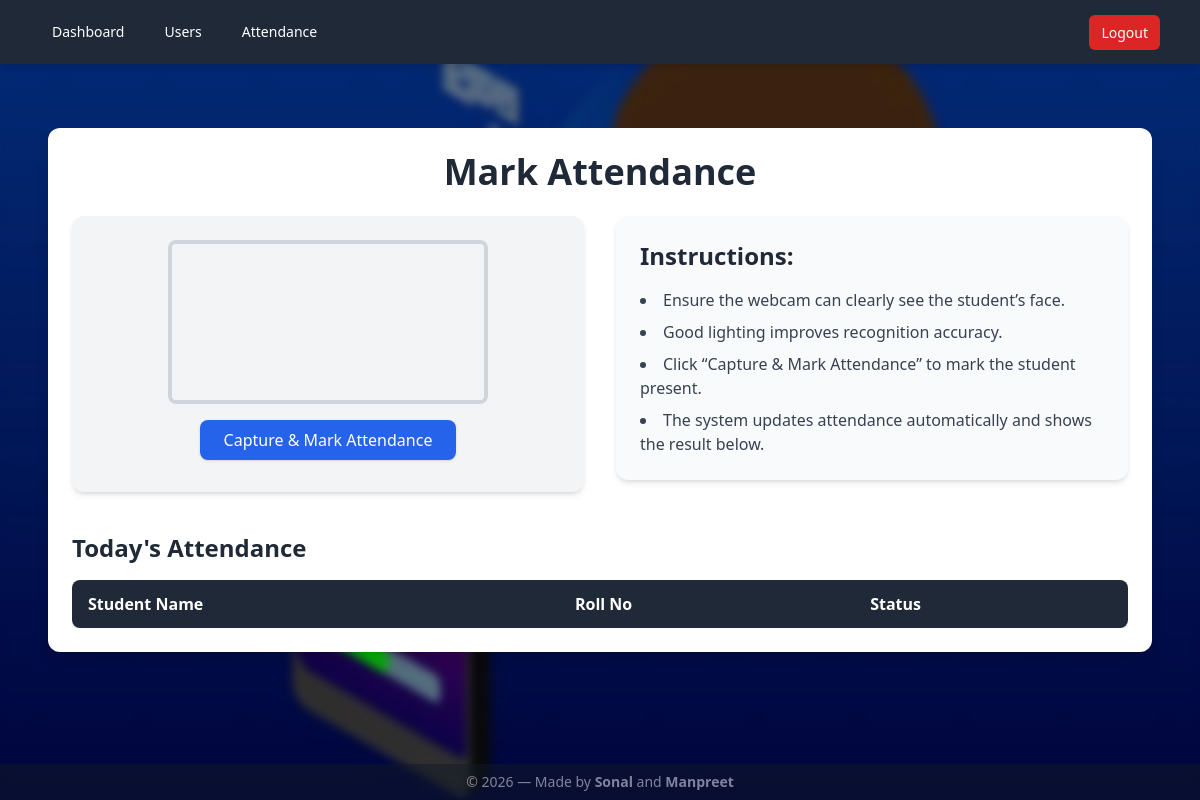
Before: /dashboard (signed in) with the older database file.
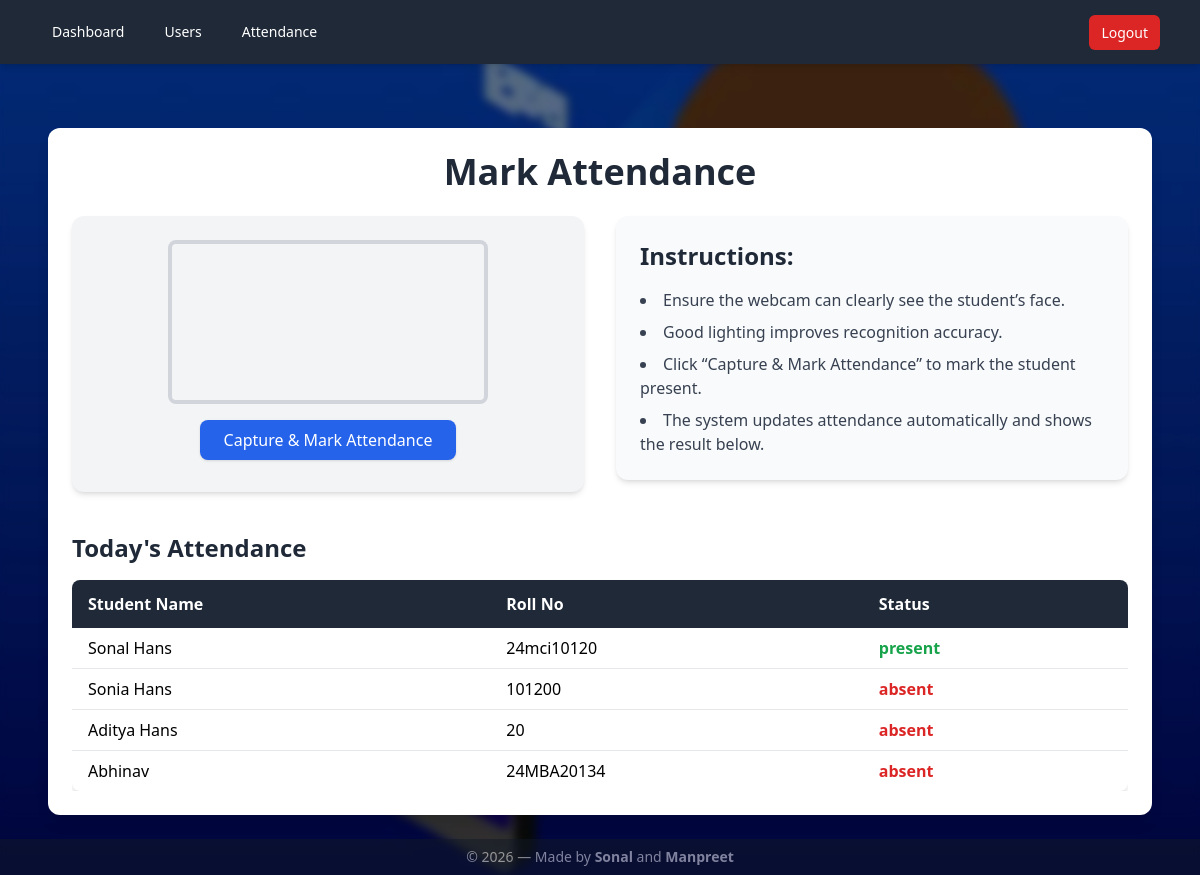
After: the same page with the newer database file.
### tables this page shows
CREATE TABLE users (
            id INTEGER PRIMARY KEY AUTOINCREMENT,
            name TEXT NOT NULL,
            roll TEXT,
            email TEXT
        , admin_username TEXT);

CREATE TABLE attendance (
            id INTEGER PRIMARY KEY AUTOINCREMENT,
            user_id INTEGER NOT NULL,
            date TEXT NOT NULL,
            status TEXT NOT NULL,
            timestamp TEXT NOT NULL,
            FOREIGN KEY(user_id) REFERENCES users(id)
        );

### app.py (the view)
@app.route("/dashboard")
@admin_required
def dashboard():
    current_admin = request.cookies.get("admin")
    conn = get_db()
    cur = conn.cursor()
    cur.execute("SELECT * FROM users WHERE admin_username=? ORDER BY id", (current_admin,))
    users = cur.fetchall()
    today = datetime.date.today().isoformat()
    cur.execute("SELECT a.* FROM attendance a JOIN users u ON a.user_id = u.id WHERE u.admin_username=? AND a.date=?", (current_admin, today))
    rows = {r["user_id"]: r for r in cur.fetchall()}
    conn.close()
    return render_template("dashboard.html", users=users, rows=rows, current_year=datetime.date.today().year)

### app.py (called while the page is built)
def get_db():
    conn = sqlite3.connect(DB_PATH)
    conn.row_factory = sqlite3.Row
    return conn

def admin_required(fn):
    @wraps(fn)
    def wrapper(*args, **kwargs):
        if not request.cookies.get("admin"):
            return redirect(url_for("login"))
        return fn(*args, **kwargs)
    return wrapper

### templates/dashboard.html (shortened to what this page needs)
{% extends "layout.html" %} {% block content %}
<div class="max-w-7xl mx-auto mt-10 p-6 bg-white rounded-xl shadow-lg">
  <h1 class="text-4xl font-bold text-gray-800 mb-6 text-center">
    Mark Attendance
  </h1>
  <div class="flex flex-col md:flex-row items-start justify-between gap-8">
    <div
      class="flex flex-col items-center bg-gray-100 p-6 rounded-xl shadow-md w-full md:w-1/2"
    >
      <video
        id="video"
        class="rounded-lg border-4 border-gray-300"
        width="320"
        height="240"
        autoplay
      ></video>
      <button
        id="captureBtn"
        class="mt-4 px-6 py-2 bg-blue-600 text-white rounded-lg shadow hover:bg-blue-700 transition"
      >
        Capture & Mark Attendance
      </button>
    </div>
    <div class="bg-gray-50 p-6 rounded-xl shadow-md w-full md:w-1/2">
      <h2 class="text-2xl font-semibold text-gray-800 mb-4">Instructions:</h2>
      <ul class="list-disc list-inside text-gray-700 space-y-2">
        <li>Ensure the webcam can clearly see the student’s face.</li>
        <li>Good lighting improves recognition accuracy.</li>
        <li>Click “Capture & Mark Attendance” to mark the student present.</li>
        <li>
          The system updates attendance automatically and shows the result
          below.
        </li>
      </ul>
    </div>
  </div>
  <div class="mt-10">
    <h2 class="text-2xl font-bold text-gray-800 mb-4">Today's Attendance</h2>
    <div class="overflow-x-auto">
      <table class="min-w-full bg-white rounded-lg shadow-md overflow-hidden">
        <thead class="bg-gray-800 text-white">
          <tr>
            <th class="py-3 px-4 text-left">Student Name</th>
            <th class="py-3 px-4 text-left">Roll No</th>
            <th class="py-3 px-4 text-left">Status</th>
          </tr>
        </thead>
        <tbody id="attendanceTable" class="divide-y divide-gray-200">
          {% for user in users %}
          <tr id="user-{{ user.id }}">
            <td class="py-2 px-4">{{ user.name }}</td>
            <td class="py-2 px-4">{{ user.roll or '-' }}</td>
            {% if rows[user.id] %}
            <td class="py-2 px-4 font-bold text-green-600">
              {{ rows[user.id]['status'] }}
            </td>
            {% else %}
            <td class="py-2 px-4 font-bold text-red-600">absent</td>
            {% endif %}
          </tr>
          {% endfor %}
        </tbody>
      </table>
    </div>
  </div>
</div>
{% endblock %}

Changed rows visible on the page:
now on this page (row edited): users: name "Sonal Hans", roll "24mci10120"
added attendance: status "present"
now on this page (row edited): users: name "Sonia Hans", roll "101200", shows "absent"
now on this page (row edited): users: name "Aditya Hans", roll "20", shows "absent"
now on this page (row edited): users: name "Abhinav", roll "24MBA20134", shows "absent"
